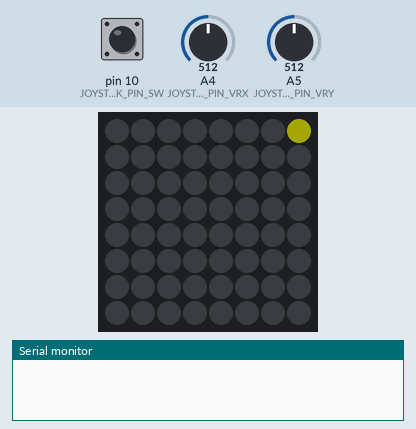
Simulated run of this sketch. Board: Arduino Uno, built with avr-gcc and run on an emulated ATmega328P. Parts: 8×8 RGB LED matrix (first LED top left, wired row by row), the last lines printed to the serial monitor. Inputs (shaded band) come from the test bench; at power-on: pin 10 (JOYSTICK_PIN_SW) HIGH, A4 (JOYSTICK_PIN_VRX) = 512, A5 (JOYSTICK_PIN_VRY) = 512. Dim RGB values are drawn brighter than linear.

Above: at 1.2 s.
1.3 s: pin 10 (JOYSTICK_PIN_SW) pulled LOW for 0.2 s
3.0 s: A4 (JOYSTICK_PIN_VRX) set to 797
4.5 s: A4 (JOYSTICK_PIN_VRX) set to 820
At 6.2 s:
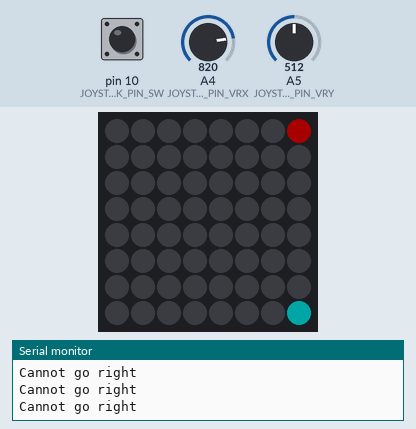
6.8 s: pin 10 (JOYSTICK_PIN_SW) pulled LOW for 1 s
At 9.3 s:
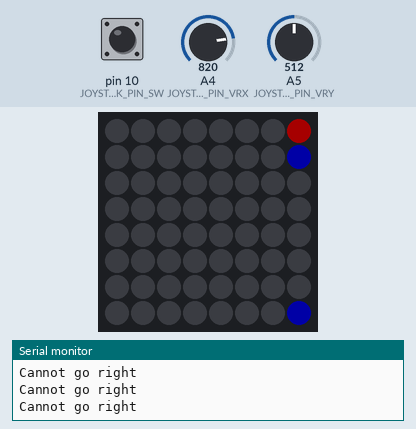
9.5 s: pin 10 (JOYSTICK_PIN_SW) pulled LOW for 0.2 s
12.0 s: A5 (JOYSTICK_PIN_VRY) set to 223
13.5 s: A5 (JOYSTICK_PIN_VRY) set to 193
Timing chart, 0 to 16.4 s (numbered marks = the images above; inputs shaded):
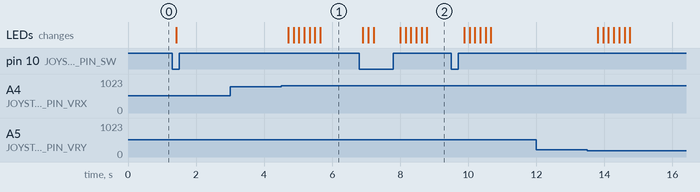

Measured:
- the behaviour switches between 812 and 813 on A4 (JOYSTICK_PIN_VRX) (found by bisection; images 0 and 1)
- after the input at 3.0 s, every drawn part: stays the same
- after the input at 4.5 s, the LEDs: first change after 0.21 s (image 1 shows a later state)
- after the input at 6.8 s, the LEDs: first change after 0.10 s (image 2 shows a later state)

The sketch:

Connect_Fourduino.ino
```cpp
#include <Adafruit_GFX.h>
#include <Adafruit_NeoMatrix.h>

#include "Joystick.h"

Adafruit_NeoMatrix matrix = Adafruit_NeoMatrix(8, 8, 6,
  NEO_MATRIX_TOP     + NEO_MATRIX_RIGHT +
  NEO_MATRIX_COLUMNS + NEO_MATRIX_PROGRESSIVE,
  NEO_GRB            + NEO_KHZ800);

#define JOYSTICK_PIN_VRX A4
#define JOYSTICK_PIN_VRY A5
#define JOYSTICK_PIN_SW 10

int joystickX = 0;
int joystickY = 0;

int joystickX_Cal = 325;
int joystickY_Cal = 321;

int pos = 0;
int turn = 1;
int player1spots[64];
int player1pos = 0;
int player2spots[64];
int player2pos = 0;

Joystick joystick(JOYSTICK_PIN_VRX,JOYSTICK_PIN_VRY,JOYSTICK_PIN_SW);

void setup() {
  Serial.begin(9600);

  matrix.begin();
  matrix.setBrightness(40);

  joystickX_Cal = joystick.getX();
  joystickY_Cal = joystick.getY();
}

void joystickLEFT(){
  if (pos == 1){
    pos -= 1;
  }
  else if (pos%8 == 0){
    Serial.println("Cannot go left");
  }
  else{
    pos -=1;
  }
}

void joystickRIGHT(){
  if ((pos + 1)%8 == 0){
    Serial.println("Cannot go right");
  }
  else{
    pos += 1;
  }
}

void joystickDOWN(){
  if ((pos + 8) > 63){
    Serial.println("Cannot go down");
  }
  else {
    pos += 8;
  }
}

void joystickUP(){
  if ((pos - 8) < 0){
    Serial.println("Cannot go up");
  }
  else{
    pos -= 8;
  }
}

void select(){
  if (turn == 1){
    player1spots[player1pos] = pos;
    player1pos++;
    turn = 2;
  }
  else{
    player2spots[player2pos] = pos;
    player2pos++;
    turn = 1;
  }
  Serial.println(turn);
  pos = 0;
}

void loop() {
  // Read Joystick X,Y axis and press
  joystickX =  (joystick.getX() - joystickX_Cal);
  joystickY =  (joystick.getY() - joystickY_Cal);

  bool joystickSW =  joystick.getSW();

  //Initiate Matrix
  matrix.fillScreen(0);
  if (turn == 1){
    matrix.setPixelColor(pos,255,255,0);
  }
  else{
    matrix.setPixelColor(pos,0,255,255);
  }
  //matrix.setPixelColor(pos,0,255,0);

  if (joystickSW){
    select();
  }
  if (joystickX < -300){
    joystickLEFT();
  }
  if (joystickX > 300){
    joystickRIGHT();
  }
  if (joystickY > 300){
    joystickUP();
  }
  if (joystickY < -300){
    joystickDOWN();
  }

  //Display taken player spots
  for (int i = 0; i < player1pos; i++){
    matrix.setPixelColor(player1spots[i],255,0,0);
  }
  for (int i = 0; i <player2pos; i++){
    matrix.setPixelColor(player2spots[i],0,0,255);
  }

  matrix.show();
  delay(150);

}
```

AnalogReader.cpp
```cpp
#include "AnalogReader.h"

#include <Arduino.h>

AnalogReader::AnalogReader(const int pin) : m_pin(pin) {}

/**
 * Read analog value from board ADC
 */
int AnalogReader::read()
{
	return analogRead(m_pin);
}
```

AnalogReader.h
```cpp
#ifndef _ANALOG_READER_H
#define _ANALOG_READER_H

class AnalogReader
{
	public:
		AnalogReader(const int pin);
		int read();

	private:
		const int m_pin;
};
#endif //_ANALOG_READER_H
```

Button.cpp
```cpp
#include "Button.h"

#include <Arduino.h>


Button::Button(const int pin) : m_pin(pin)
{

}

void Button::init()
{

  pinMode(m_pin, INPUT);
  // set begin state
  m_lastButtonState = read();
}


//read button state.
bool Button::read()
{
  return digitalRead(m_pin);

}


//In General:
//if button is not pushed function will return LOW (0).
//if it is pushed function will return HIGH (1).

bool Button::onChange()
{
  //read button state. '1' is pushed, '0' is not pushed.
  bool reading = read();
  // If the switch changed, due to noise or pressing:
  if (reading != m_lastButtonState) {
    // reset the debouncing timer
    m_lastDebounceTime = millis();
    m_pressFlag = 1;
  }

  if ((millis() - m_lastDebounceTime) > m_debounceDelay) {
    // whatever the reading is at, it's been there for longer
    // than the debounce delay, so take it as the actual current state:

    // if the button state has changed:
    if (m_pressFlag) { //reading != m_lastButtonState) {
      //update the buton state
      m_pressFlag = 0;

      // save the reading.  Next time through the loop,
      m_lastButtonState = reading;
      return 1;

    }
  }
  m_lastButtonState = reading;

  return 0;

}

bool Button::onPress()
{
  //read button state. '1' is pushed, '0' is not pushed.
  bool reading = read();
  // If the switch changed, due to noise or pressing:
  if (reading == HIGH && m_lastButtonState == LOW) {
    // reset the debouncing timer
    m_lastDebounceTime = millis();
    m_pressFlag = 1;
  }

  if ((millis() - m_lastDebounceTime) > m_debounceDelay) {
    // whatever the reading is at, it's been there for longer
    // than the debounce delay, so take it as the actual current state:

    // if the button state has changed:
    if (m_pressFlag) {
      // save the reading.  Next time through the loop,
      m_pressFlag = 0;
      m_lastButtonState = reading;
      return 1;

    }
  }
  m_lastButtonState = reading;

  return 0;

}

bool Button::onRelease()
{
  //read button state. '1' is pushed, '0' is not pushed.
  bool reading = read();
  // If the switch changed, due to noise or pressing:
  if (reading == LOW && m_lastButtonState == HIGH) {
    // reset the debouncing timer
    m_lastDebounceTime = millis();
    m_pressFlag = 1;
  }

  if ((millis() - m_lastDebounceTime) > m_debounceDelay) {
    // whatever the reading is at, it's been there for longer
    // than the debounce delay, so take it as the actual current state:

    // if the button state has changed:
    if ( m_pressFlag) { //reading == LOW && m_lastButtonState == HIGH) {
      // save the reading.  Next time through the loop,
      m_lastButtonState = reading;
      m_pressFlag = 0;
      return 1;

    }
  }
  m_lastButtonState = reading;

  return 0;

}
```

Button.h
```cpp
#ifndef _BUTTON_H_
#define _BUTTON_H_


//button  class:
class Button {
  public:
    Button(const int pin);
    //initialize button instance
    void init();
    //Read button state - without debounce
    bool read();
    //return True on both button events, Press or Release
    bool onChange();
    //return True only on Press
    bool onPress();
    //return True only on Release
    bool onRelease();


  private:
    const int m_pin;
    bool m_lastButtonState; //state variables
    long m_lastDebounceTime = 0;  // the last time the output pin was toggled
    const int m_debounceDelay = 50;    // the debounce time; increase if the output flickers
    bool m_pressFlag = 0;

};

#endif //_BUTTON_H_
```

Joystick.cpp
```cpp
#include "Joystick.h"

/**
* Construct Joystick instance.<BR>
* It consists of two 10Kohm potentiometer and a Pushbutton.<BR>
* pinX, pinY - analog pin on arduino board to read potentiometers.<BR>
* pinSW - digital pin on arduino board to read pushbutton state.
*/
Joystick::Joystick(int pinX, int pinY, int pinSW) : m_pinX(pinX), m_pinY(pinY), m_pinSW(pinSW)
{
    pinMode(m_pinX,INPUT);
    pinMode(m_pinY,INPUT);
    pinMode(m_pinSW,INPUT_PULLUP);

    joyX = new AnalogReader(m_pinX);
    joyY = new AnalogReader(m_pinY);
    joySW = new Button(m_pinSW);
}
/**
*Return X axis value
*/
int Joystick::getX()
{
    return joyX->read();
}

/**
*Return Y axis value
*/
int Joystick::getY()
{
    return joyY->read();
}

/**
* Return indication on joystick press.<BR>
* The joystick assembly button is '0' when not pressed, so we flip the button logic
*/
bool Joystick::getSW()
{
    return !joySW->read();
}
		
```

Joystick.h
```cpp
/** \addtogroup Joystick
 *  @{
 */

#ifndef JOYSTICK_H
#define JOYSTICK_H

#include "Joystick.h"
#include "AnalogReader.h"
#include "Button.h"
#include "Arduino.h"

class Joystick
{
	public:
		Joystick(int pinX, int pinY, int pinSW);
		//get X axis reading
		int getX();
		//get Y axis reading
		int getY();
		//return indication on joystick press
		//The joystick assembly button is '0' when not pressed, so we flip the button logic
		bool getSW();

	private:
		int m_pinX, m_pinY, m_pinSW;
		AnalogReader *joyX;
		AnalogReader *joyY;
		Button		 *joySW;


};
#endif //JOYSTICK
/** @}*/
```
